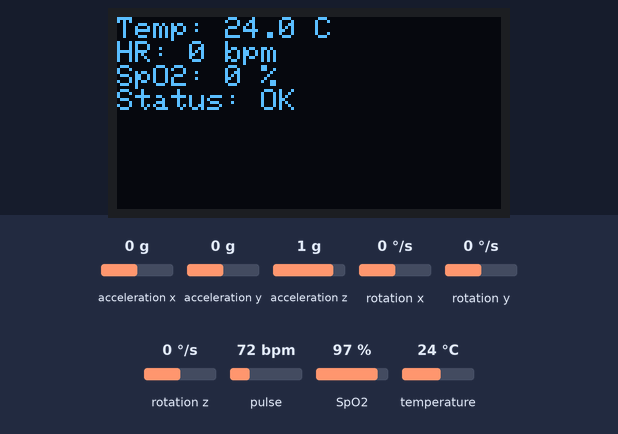
Bench run of a sketch on a simulated ESP32. Parts: 128×64 one-colour display. The inputs (shaded band) are chosen by the test bench; at power-on: pulse 72 bpm, temperature 24 °C, SpO2 97 %, acceleration x 0 g, acceleration y 0 g, acceleration z 1 g, rotation x 0 °/s, rotation y 0 °/s, rotation z 0 °/s. WiFi joins after 1.5 s; servers stay silent unless stated; uploads are accepted with an empty reply; what the sketch prints to the serial monitor is not drawn.

Above: at 3.8 s.
3.9 s: pulse set to 42 bpm
At 8.5 s:
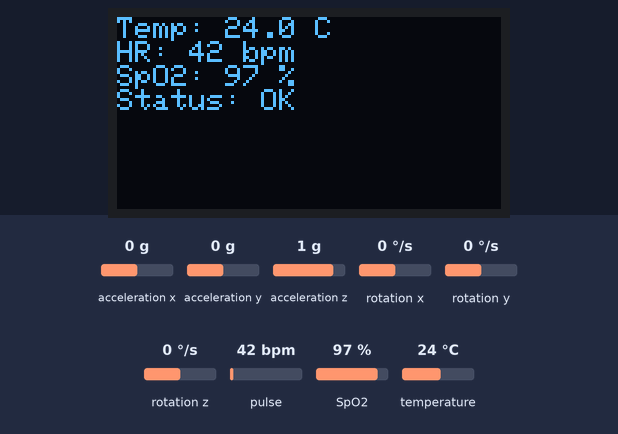
9.2 s: temperature set to 12 °C
At 10.0 s:
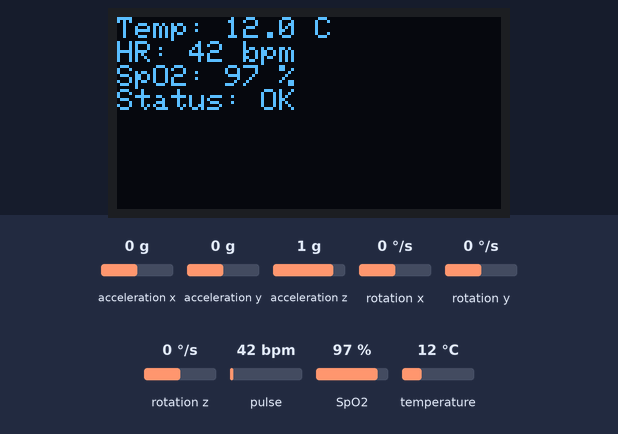
11.2 s: SpO2 set to 80 %
At 12.7 s:
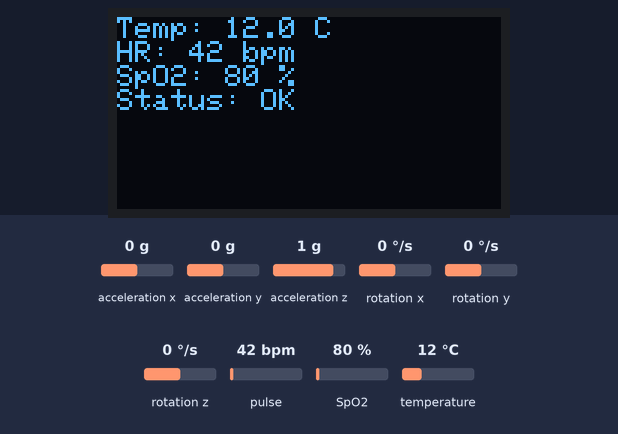
13.2 s: temperature set to 19 °C
15.2 s: pulse set to 70 bpm
At 17.8 s:
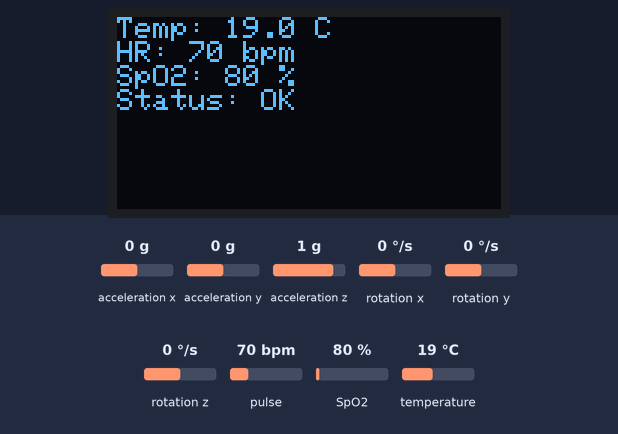
18.2 s: temperature set to 28 °C
At 19.3 s:
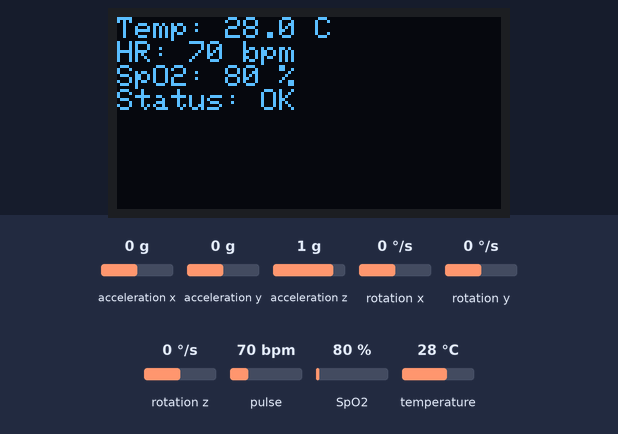
Timing chart, 0 to 21.2 s (numbered marks = the images above; inputs shaded):
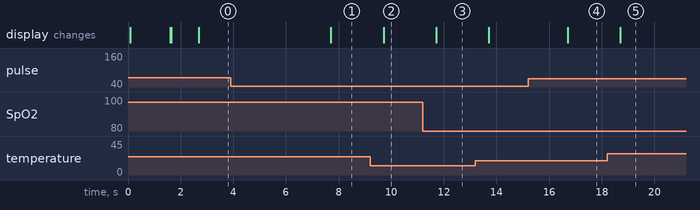

The sketch:

smartGlove.ino
```cpp
#include <Wire.h>
#include <SPI.h>
#include <Adafruit_GFX.h>
#include <Adafruit_SSD1306.h>
#include <OneWire.h>
#include <DallasTemperature.h>
#include "MAX30105.h"
#include "spo2_algorithm.h" // Ensure this file is present or library is accessible
#include <MPU6050.h>
#include <math.h>
#include <WiFi.h>
#include <HTTPClient.h>

// -------- WiFi CONFIG --------
const char* ssid = "Ryuzaki";
const char* password = "11111111";

// -------- BACKEND CONFIG --------
// Your PC's Local IP
const char* serverUrl = "http://10.33.20.114:5000/api/vitals";
const char* soldierId = "Soldier_1";

// ------------------------- OLED SETTINGS (SPI) -------------------------
#define SCREEN_WIDTH 128
#define SCREEN_HEIGHT 64

// Pin definitions for OLED SPI
#define OLED_MOSI   23
#define OLED_CLK    18
#define OLED_DC     17
#define OLED_CS     5
#define OLED_RESET  16

Adafruit_SSD1306 display(SCREEN_WIDTH, SCREEN_HEIGHT,
  &SPI, OLED_DC, OLED_RESET, OLED_CS);

// ------------------------- MAX30102 SETTINGS (I2C) -------------------------
MAX30105 particleSensor;
#define MAX_BRIGHTNESS 255

// Buffers for SpO2 calculation
uint32_t irBuffer[100]; //infrared LED sensor data
uint32_t redBuffer[100];  //red LED sensor data
int32_t bufferLength = 100; //data length
int32_t spo2;
int8_t validSPO2;
int32_t heartRate;
int8_t validHeartRate;

// Filtered/Stable values for display
int displayHR = 0;
int displaySpO2 = 0;

// ------------------------- MPU6050 SETTINGS (I2C) -------------------------
MPU6050 mpu;
// Fall thresholds
#define FREE_FALL_THRESHOLD 0.3     // g
#define IMPACT_THRESHOLD    2.5     // g

// Fall Detection States
bool fallDetectedFlag = false;       // The final output flag
bool potentialFallDetected = false;  // Stage 1: Impact detected
unsigned long impactTime = 0;        // Time when impact occurred
unsigned long fallEventTime = 0;     // Time when fall was confirmed

// Global Acceleration for Sending
float g_accX = 0.0, g_accY = 0.0, g_accZ = 0.0;

// ------------------------- TEMPERATURE SETTINGS (OneWire) -------------------------
#define ONE_WIRE_BUS 4
OneWire oneWire(ONE_WIRE_BUS);
DallasTemperature sensors(&oneWire);
float currentTempC = 0.0;

// ------------------------- TIMING VARIABLES -------------------------
unsigned long lastDeciSecond = 0; // For 0.1s loop (10Hz)
unsigned long lastSecond = 0;     // For 1.0s loop (1Hz)

// ------------------------- BACKEND FUNCTIONS -------------------------
void sendToBackend() {
  if (WiFi.status() == WL_CONNECTED) {
    HTTPClient http;
    http.begin(serverUrl);
    http.addHeader("Content-Type", "application/json");

    // Build JSON Payload manually
    String payload = "{";
    payload += "\"soldierId\":\"" + String(soldierId) + "\",";
    payload += "\"hr\":" + String(displayHR) + ",";
    payload += "\"spo2\":" + String(displaySpO2) + ",";
    payload += "\"temp\":" + String(currentTempC) + ",";
    payload += "\"accX\":" + String(g_accX, 2) + ",";
    payload += "\"accY\":" + String(g_accY, 2) + ",";
    payload += "\"accZ\":" + String(g_accZ, 2) + ",";
    payload += "\"fall\":" + String(fallDetectedFlag ? 1 : 0);
    payload += "}";

    // Serial.println("Sending: " + payload);

    int httpCode = http.POST(payload);

    if (httpCode > 0) {
      if (httpCode != 200) Serial.printf("HTTP Code: %d\n", httpCode);
    } else {
      Serial.printf("HTTP Error: %s\n", http.errorToString(httpCode).c_str());
    }
    http.end();
  } else {
    Serial.println("WiFi Disconnected");
  }
}

void setup() {
  Serial.begin(115200);

  // 1. Initialize I2C
  Wire.begin();

  // 2. Initialize OLED (SPI)
  // Note: We use software SPI constructor or hardware SPI?
  // The constructor used above `Adafruit_SSD1306(w, h, &SPI, ...)` uses Hardware SPI.
  // Ensure VSPI pins are correct for ESP32.
  if(!display.begin(SSD1306_SWITCHCAPVCC)) {
    Serial.println(F("SSD1306 allocation failed"));
    // Continue anyway, but serial log
  }
  display.clearDisplay();
  display.setTextSize(1);
  display.setTextColor(WHITE);
  display.setCursor(0,0);
  display.println("Initializing...");
  display.display();

  // 3. Init WiFi
  WiFi.begin(ssid, password);
  Serial.print("Connecting to WiFi");
  display.println("Connecting WiFi...");
  display.display();

  int retry = 0;
  while (WiFi.status() != WL_CONNECTED && retry < 20) {
    delay(500);
    Serial.print(".");
    retry++;
  }
  if(WiFi.status() == WL_CONNECTED) {
    Serial.println("\nWiFi Connected");
    display.println("WiFi OK");
  } else {
    Serial.println("\nWiFi Failed");
    display.println("WiFi Failed");
  }
  display.display();

  // 4. Initialize MPU6050
  Serial.println("Initializing MPU6050...");
  mpu.initialize();
  if (!mpu.testConnection()) {
    Serial.println("MPU6050 connection failed");
  }

  // 5. Initialize DS18B20
  sensors.begin();
  // Set to asynchronous mode to not block loop
  sensors.setWaitForConversion(false);
  sensors.requestTemperatures(); // Request first reading

  // 6. Initialize MAX30102
  Serial.println("Initializing MAX30102...");
  if (!particleSensor.begin(Wire, I2C_SPEED_FAST)) {
    Serial.println("MAX30102 not found");
  }

  // MAX30102 Setup
  byte ledBrightness = 60; //Options: 0=Off to 255=50mA
  byte sampleAverage = 4; //Options: 1, 2, 4, 8, 16, 32
  byte ledMode = 2; //Options: 1 = Red only, 2 = Red + IR, 3 = Red + IR + Green
  byte sampleRate = 100; //Options: 50, 100, 200, 400, 800, 1000, 1600, 3200
  int pulseWidth = 411; //Options: 69, 118, 215, 411
  int adcRange = 4096; //Options: 2048, 4096, 8192, 16384

  particleSensor.setup(ledBrightness, sampleAverage, ledMode, sampleRate, pulseWidth, adcRange);

  display.clearDisplay();
  display.setCursor(0,0);
  display.println("Sensors Ready");
  display.display();
  delay(1000);
}

void loop() {
  // ------------------------- CONTINUOUS HIGH SPEED LOOP -------------------------
  // Reading Pulse Ox data continuously to fill buffer

  static int sampleIndex = 0;
  particleSensor.check(); //Check the sensor
  while (particleSensor.available()) {
      // Check for finger placement immediately
      long irValue = particleSensor.getIR();

      if (irValue < 50000) {
        // Finger removed
        displayHR = 0;
        displaySpO2 = 0;
        heartRate = 0;
        spo2 = 0;
        // Optionally clear buffer or reset logic if needed
        // For simple display zeroing, this is sufficient.
      }

      redBuffer[sampleIndex] = particleSensor.getRed();
      irBuffer[sampleIndex] = irValue;
      particleSensor.nextSample(); //We're finished with this sample so move to next sample

      sampleIndex++;
      if (sampleIndex >= bufferLength) {
          sampleIndex = 0;
          // Calculate HR/SpO2 when buffer is full
          // This calculation might take some ms, detecting fall might be slightly delayed
          // but should be acceptable (<100ms calculation).
          maxim_heart_rate_and_oxygen_saturation(irBuffer, bufferLength, redBuffer, &spo2, &validSPO2, &heartRate, &validHeartRate);

          if (validHeartRate && heartRate > 40 && heartRate < 90) displayHR = heartRate;
          if (validSPO2 && spo2 > 70 && spo2 <= 100) displaySpO2 = spo2;
      }
  }

  // ------------------------- 0.1s INTERVAL (10Hz) -------------------------
  if (millis() - lastDeciSecond >= 100) {
    lastDeciSecond = millis();

    // Read MPU6050
    int16_t ax, ay, az, gx, gy, gz;
    mpu.getMotion6(&ax, &ay, &az, &gx, &gy, &gz);

    float accX = ax / 16384.0;
    float accY = ay / 16384.0;
    float accZ = az / 16384.0;

    // Update Globals for Backend
    g_accX = accX;
    g_accY = accY;
    g_accZ = accZ;

    float accMagnitude = sqrt(accX*accX + accY*accY + accZ*accZ);

    // Fall Logic:
    // 1. Detect Impact
    if (!potentialFallDetected && accMagnitude > IMPACT_THRESHOLD) {
      potentialFallDetected = true;
      impactTime = millis();
      // Serial.println("Impact Detected - Waiting for confirmation");
    }

    // 2. Check Confirmation (1 second later)
    if (potentialFallDetected) {
       // Check if 10 * 0.1s (1000ms) has passed
       if (millis() - impactTime >= 1000) {
          fallDetectedFlag = true;
          fallEventTime = millis();
          potentialFallDetected = false; // Reset potential trigger
          // Serial.println("Fall Confirmed!");
       }
    }

    // 3. Reset Fall Flag after 2 seconds
    if (fallDetectedFlag && (millis() - fallEventTime > 2000)) {
      fallDetectedFlag = false;
    }
  }

  // ------------------------- 1.0s INTERVAL (1Hz) -------------------------
  if (millis() - lastSecond >= 1000) {
    lastSecond = millis();

    // 1. Read Temperature (Result from previous request)
    currentTempC = sensors.getTempCByIndex(0);
    // Request NEXT temperature conversion (async)
    sensors.requestTemperatures();

    // 2. Update Serial Monitor
    Serial.print("T:"); Serial.print(currentTempC);
    Serial.print("C | HR:"); Serial.print(displayHR);
    Serial.print(" | SpO2:"); Serial.print(displaySpO2);
    Serial.print(" | Fall:"); Serial.println(fallDetectedFlag ? "YES" : "NO");

    // 3. Update OLED Display
    display.clearDisplay();
    display.setCursor(0,0);

    // Line 1: Temp
    display.print("Temp: "); display.print(currentTempC, 1); display.println(" C");

    // Line 2: HR & SpO2
    display.print("HR: "); display.print(displayHR); display.println(" bpm");
    display.print("SpO2: "); display.print(displaySpO2); display.println(" %");

    // Line 3: Fall Status
    if (fallDetectedFlag) {
      display.println("!! FALL !!");
    } else {
      display.println("Status: OK");
    }
    display.display();

    // 4. Send to Backend
    sendToBackend();
  }
}
```

Measured:
- after the input at 3.9 s, the display: changes after 3.8 s (image 1)
- after the input at 9.2 s, the display: changes after 0.51 s (image 2)
- after the input at 11.2 s, the display: changes after 0.51 s (image 3)
- after the input at 15.2 s, the display: changes after 1.5 s (image 4)
- after the input at 18.2 s, the display: changes after 0.51 s (image 5)
